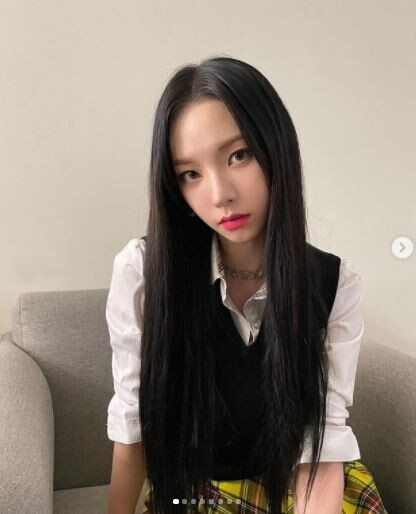
#> input picture 11_YOLO/h.jpg, 416 x 514 px
$ jupyter execute --allow-errors 3_deeplabv3_seg.ipynb   (shell and % lines are left out)
#> lines starting #> are read from the running program, lines starting #| are printed output that depends on the picture
[cell 1]
import numpy as np
from PIL import Image

import matplotlib.pyplot as plt
import matplotlib.patches as mpatches

[cell 2]
import torch
from torchvision import transforms, models
import cv2

#> (a cell that did not finish here is left out)

#> (a cell that did not finish here is left out)

[cell 5]
labels = ['background','aeroplane','bicycle','bird','boat','bottle','bus','car','cat',
          'chair','cow','diningtable','dog','horse','motobike','person','pottedplant','sheep',
          'sofa','train','tvmonitor']
len(labels)

[cell 6]
plt.colormaps()

[cell 7]
cmap = plt.get_cmap("tab20c")
colors = (cmap(np.arange(cmap.N))*255).astype('int')[:, 0:3].tolist()
colors

[cell 8]
np.random.seed(42)
np.random.shuffle(colors)
colors.insert(0, [0,0,0])
colors = np.array(colors, dtype=np.uint8)

palette_map = np.empty((10, 0, 3), dtype=np.uint8)
palette_map

[cell 9]
legend = []

for i in range(21):
    legend.append(mpatches.Patch(color=np.array(colors[i]) / 255. , label="%d:%s" % (i, labels[i])))
    c = np.full((10, 10, 3), colors[i], dtype=np.uint8)
    palette_map = np.concatenate([palette_map, c], axis=1)

plt.figure(figsize=(20, 2))
plt.legend(handles=legend)
plt.imshow(palette_map)
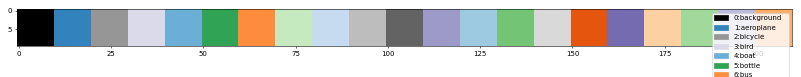
#> figure drawn by matplotlib, 1 panel

[cell 10]
def segment(net, img):
    preprocess = transforms.Compose([
        transforms.ToTensor(),
        transforms.Normalize(
            mean=[0.485,0.456,0.406],
            std=[0.229,0.224,0.225]
        )
    ])

    input_tensor = preprocess(img)   #채널,세로,가로
    input_batch = input_tensor.unsqueeze(0) #배치,채널,세로,가로

    if torch.cuda.is_available():
        input_batch = input_batch.to('cuda')
        model.to('cuda')

    output = model(input_batch)['out'][0]
    print(output[:,0,0])
    output_predictions = output.argmax(0).byte().cpu().numpy() # 가장 잘 예측한 내용만 가져오기
    print(output.argmax(0))
    r = Image.fromarray(output_predictions).resize((img.shape[1], img.shape[0]))
    r.putpalette(colors)

    return r,output_predictions

[cell 11]
img = np.array(Image.open("h.jpg"))
#> img is the input picture: shape (514, 416, 3); mean R, G, B 142.2, 131.1, 119.6
#> (the rest of this cell did not finish here and is left out)

#> (a cell that did not finish here is left out)

[cell 13]
fig, axes = plt.subplots(1,2,figsize=(20,10))
axes[0].imshow(img)
#> (the rest of this cell did not finish here and is left out)

[cell 14]
img.shape
#> Out = (514, 416, 3)

[cell 15]
background = np.array(Image.open('bg.jpg'))
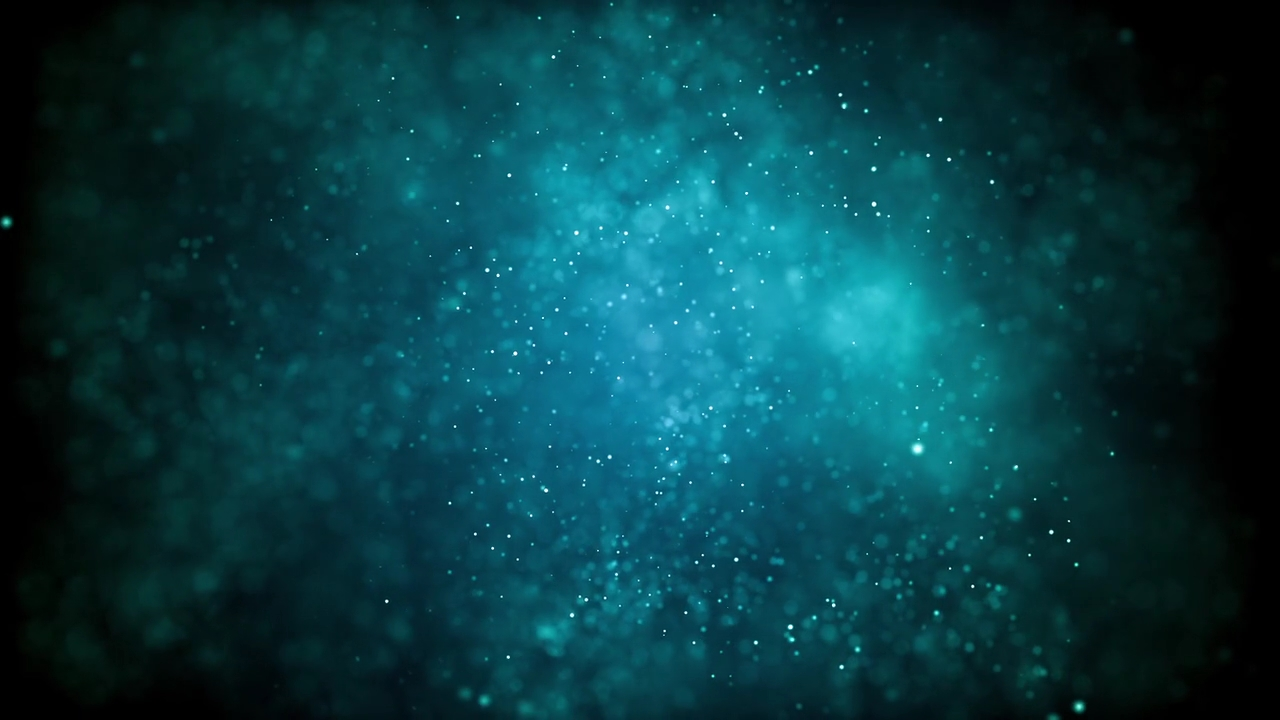
#> input picture 11_YOLO/bg.jpg, 1280 x 720 px
#> background is the input picture: shape (720, 1280, 3); mean R, G, B 7.3, 60.7, 68.2

fg_h, fg_w = img.shape[:2]
#> fg_h = 514; fg_w = 416
print(fg_h, fg_w)
#| 514 416

[cell 16]
bg_h, bg_w = background.shape[:2]
#> bg_h = 720; bg_w = 1280
bg_h, bg_w
#> Out = (720, 1280)

[cell 17]
background = np.array(Image.open('bg.jpg'))
fg_h ,fg_w,_ = img.shape
bg_h , bg_w,_ = background.shape

background = cv2.resize(background, dsize=(fg_w, int(fg_w*bg_h / bg_w)))
#> background: shape (234, 416, 3)
bg_h , bg_w,_ = background.shape
#> bg_h = 234; bg_w = 416

margin = (bg_h - fg_h) // 2
#> margin = -140

if margin > 0:
    background = background[margin:-margin, :,:,]

background = cv2.resize(background,dsize=(fg_w,fg_h))
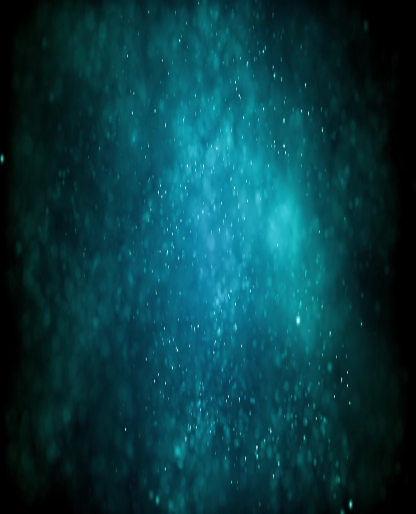
#> background: shape (514, 416, 3); mean R, G, B 7.1, 60.6, 68
background = cv2.cvtColor(background, cv2.COLOR_BGR2RGB)
cv2.imwrite('bg_1.jpg',background)
plt.figure(figsize=(5,4))
plt.imshow(background)

#> (a cell that did not finish here is left out)

[cell 19]
src = cv2.imread('h.jpg')
bg = cv2.imread('bg_1.jpg')
#> (the rest of this cell did not finish here and is left out)
